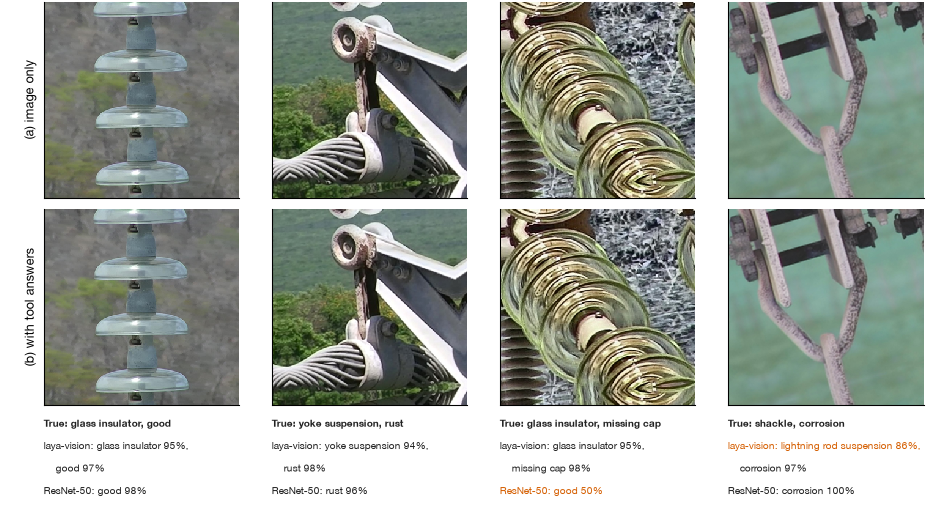

The script that saved this image:
import json
import os
import sys
from pathlib import Path

import matplotlib.pyplot as plt
from PIL import Image

sys.path.insert(0, str(Path(__file__).parent))
from orx_figstyle import PALETTE, save, use_style

ROOT = Path(__file__).resolve().parent.parent
DATA = Path(sys.argv[1])
PICK = ["Fotos 27-11-2020_DJI_0484_cadeia_isolador_vidro_2321.jpg", "01-06-2021_DJI_0263_77_2.jpg",
        "Fotos 21-10-2020_DJI_0536_cadeia_isolador_vidro_1613_1.jpg", "09-06-2021_DJI_0482_593_2.jpg"]
NAMES = {"good": "good", "missing-cap": "missing cap", "nest": "bird nest", "other-defect": "other defect"}
OK, BAD = "#222222", PALETTE["red"]

files = {f: os.path.join(root, f) for root, _, names in os.walk(DATA) for f in names}
rows = {os.path.basename(r["image"]): r for r in map(json.loads, open(ROOT / "results/tools_v3/images.jsonl")) if r["split"] == "test"}


def square(path):
    image = Image.open(path).convert("RGB")
    side = min(image.size)
    left, top = (image.width - side) // 2, (image.height - side) // 2
    return image.crop((left, top, left + side, top + side)).resize((320, 320))


def best(probs):
    key = max(probs, key=probs.get)
    return key, probs[key]


use_style()
fig, axes = plt.subplots(2, 4, figsize=(522 / 72.27, 3.95), gridspec_kw={"hspace": 0.06, "wspace": 0.05})
fig.subplots_adjust(left=0.035, right=0.995, top=0.995, bottom=0.21)
for col, name in enumerate(PICK):
    row, image = rows[name], square(files[name])
    truth = row["condition"].split(",")[0].split(" (")[0]
    for line in (0, 1):
        ax = axes[line, col]
        ax.imshow(image, interpolation="none")
        ax.set_xticks([])
        ax.set_yticks([])
        for spine in ax.spines.values():
            spine.set_linewidth(0.6)
    comp, comp_p = best(row["out"]["laya"]["component"])
    cond, cond_p = best(row["out"]["laya"]["condition"])
    res, res_p = best(row["out"]["resnet"]["condition"])
    cond, res = NAMES.get(cond, cond), NAMES.get(res, res)
    lines = [(f"True: {row['component']}, {truth}", OK, "bold"),
             (f"laya-vision: {comp} {100 * comp_p:.0f}%,", OK if comp == row["component"] else BAD, "normal"),
             (f"    {cond} {100 * cond_p:.0f}%", OK if cond == truth else BAD, "normal"),
             (f"ResNet-50: {res} {100 * res_p:.0f}%", OK if res == truth else BAD, "normal")]
    for k, (text, color, weight) in enumerate(lines):
        axes[1, col].text(0.0, -0.06 - 0.115 * k, text, transform=axes[1, col].transAxes, fontsize=5.6, color=color, fontweight=weight, va="top")
for line, label in enumerate(["(a) image only", "(b) with tool answers"]):
    axes[line, 0].set_ylabel(label, fontsize=7)
fig.savefig(Path(__file__).parent / "fig_tv3_samples.png", dpi=130)
save(fig, str(Path(__file__).parent / "fig_tv3_samples"), formats=("pdf",))
